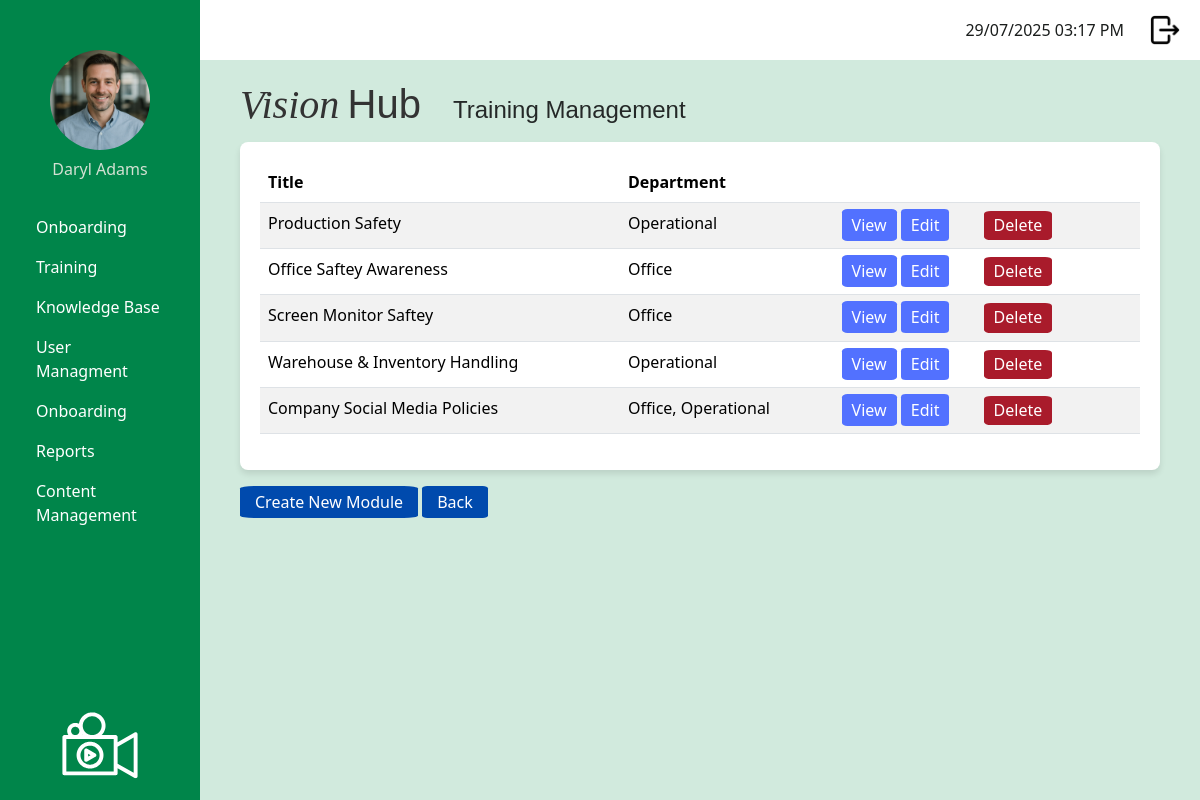
Page /admin/manage_training_modules (signed in) on the committed database.
### app/models.py (models this page shows, shortened)
class User(UserMixin, db.Model):
    __tablename__ = 'user'
    id: so.Mapped[int] = so.mapped_column(primary_key = True)
    username: so.Mapped[str] = so.mapped_column(
        sa.String(120),
        index = True,
        unique = True
    )
    first_name: so.Mapped[str] = so.mapped_column(
        sa.String(50),
        index = True
    )
    surname: so.Mapped[str] = so.mapped_column(
        sa.String(50),
        index = True
    )
    job_title: so.Mapped[str] = so.mapped_column(
        sa.String(50),
        index = True
    )
    password_hash: so.Mapped[str] = so.mapped_column(
        sa.String(256)
    )
    is_onboarding: so.Mapped[bool] = so.mapped_column(
        default = False   # Default: Not onboarding
    )
    dateStarted: so.Mapped[datetime] = so.mapped_column(
        index=True,
        default = lambda:
            datetime.now(timezone.utc)
    )
    google_email: so.Mapped[Optional[str]] = so.mapped_column(
        sa.String(120),
        unique = True,
        nullable = True
    )
    profile_photo: so.Mapped[Optional[str]] = so.mapped_column(
        sa.String(120),
        nullable = True,
        default = 'profileDefault.png'
    )
    manager_id: so.Mapped[Optional[int]] = so.mapped_column(
        sa.ForeignKey('user.id'),
        nullable = True
    )
    manager: so.Mapped[Optional['User']] = so.relationship(
        'User',
        remote_side=[id],
        back_populates = 'manages'
    )
    manages: so.Mapped[List['User']] = so.relationship(
        'User',
        back_populates = 'manager'
    )
    role_id: so.Mapped[int] = so.mapped_column(
        sa.ForeignKey('role.id')
    )
    role: so.Mapped['Role'] = so.relationship(
        'Role',
        back_populates = 'users'
    )
    department_id: so.Mapped[int] = so.mapped_column(
        sa.ForeignKey('department.id')
    )
    department: so.Mapped['Department'] = so.relationship(
        'Department',
        back_populates = 'users'
    )
    module_progress: so.Mapped[List['UserModuleProgress']] = so.relationship(
        'UserModuleProgress', back_populates = 'user'
    )
    onboarding_path_id: so.Mapped[int] = so.mapped_column(
        sa.ForeignKey('onboarding_path.id'),
        nullable = True
    )
    onboarding_path: so.Mapped['OnboardingPath'] = so.relationship(
        'OnboardingPath'
    )

class TrainingModule (db.Model):
    __tablename__ = 'training_module'
    id: so.Mapped[int] = so.mapped_column(primary_key=True)
    module_title: so.Mapped[str] = so.mapped_column(
        sa.String(150), index=True, unique=True
    )
    module_description: so.Mapped[str] = so.mapped_column(
        sa.Text, nullable=False
    )
    module_instructions: so.Mapped[str] = so.mapped_column(
        sa.Text, nullable=False
    )
    video_url: so.Mapped[str] = so.mapped_column(
        sa.String(300), nullable=True
    )
    active: so.Mapped[bool] = so.mapped_column(
        sa.Boolean, nullable=False, default=True
    )
    questions: so.Mapped[List['Question']] = so.relationship(
        'Question',
        back_populates = 'training_module',
        cascade = 'all, delete-orphan')
    user_progress: so.Mapped[List['UserModuleProgress']] = so.relationship(
        'UserModuleProgress',
        back_populates = 'training_module'
    )
    onboarding_steps: so.Mapped[List['OnboardingStep']] = so.relationship(
        'OnboardingStep',
        back_populates = 'training_module',
        cascade = 'all, delete-orphan'
        )

class OnboardingStep(db.Model):
    __tablename__ = 'onboarding_step'
    id: so.Mapped[int] = so.mapped_column(primary_key = True)
    step_name: so.Mapped[str] = so.mapped_column(
        sa.String(150),
        nullable = False
    )
    onboarding_path_id: so.Mapped[int] = so.mapped_column(
        sa.ForeignKey('onboarding_path.id'),
        nullable = False
    )
    path: so.Mapped['OnboardingPath'] = so.relationship(
        'OnboardingPath',
        back_populates = 'steps'
    )
    training_module_id: so.Mapped[int] = so.mapped_column(
        sa.ForeignKey('training_module.id'),
        nullable = True
    )
    training_module: so.Mapped['TrainingModule'] = so.relationship(
        'TrainingModule',
        back_populates = 'onboarding_steps'
    )

class OnboardingPath(db.Model):
    __tablename__ = 'onboarding_path'
    id: so.Mapped[int] = so.mapped_column(primary_key=True)
    path_name: so.Mapped[str] = so.mapped_column(
        sa.String(100),
        nullable=False,
        unique=True
    )
    steps: so.Mapped[List['OnboardingStep']] = so.relationship(
        'OnboardingStep',
        back_populates='path',
        cascade='all, delete-orphan'
    )

### app/admin/routes.py (the view)
@app.route('/admin/manage_training_modules', methods = ['GET'])
@login_required
def manage_training_modules():
    if current_user.role.role_name != "admin":
        return redirect(url_for('logout'))
    modules = TrainingModule.query.filter_by(active=True).all()
    return render_template(
        'admin/manage_training_modules.html',
        title = 'Manage Training Modules',
        modules = modules
    )

### app/models.py (called while the page is built)
@login.user_loader
def load_user(id):
    return db.session.get(User, int(id))

### app/templates/admin/manage_training_modules.html
{% extends "base.html" %}
{% block content %}
<div class="page-container">
    {% if modules %}
    <table class="table table-striped">
        <thead>
            <tr>
                <th>Title</th>
                <th>Department</th>
                <th></th>
            </tr>
        </thead>
        <tbody>
        {% for module in modules %}
            <tr>
                <td>{{ module.module_title }}</td>
                <td>
                    {% for step in module.onboarding_steps %}
                      {{ step.path.path_name|title }}{% if not loop.last %}, {% endif %}
                    {% endfor %}
                </td>
                <td>
                    <a href="{{ url_for('details_training_module', module_id=module.id) }}" class="royal-blue-button">View</a>
                    <a href="{{ url_for('edit_training_module', module_id=module.id) }}" class="royal-blue-button">Edit</a>
                    <form method="POST"
                        action="{{ url_for('delete_training_module', module_id=module.id) }}"
                        style="display:inline;"
                        onsubmit="return confirm('Are you sure you want to delete this module?');">
                        <button type="submit" class="warning-button">Delete</button>
                    </form>
                </td>
            </tr>
        {% endfor %}
        </tbody>
    </table>
    {% else %}
    <p>No training modules found.</p>
    {% endif %}
</div>
{% endblock %}
{% block specific_heading %}<h1 class = "page-title">Training Management</h1>{% endblock %}
{% block specific_buttons %}
<div class = "button-container-outside-table">
    <a href="{{ url_for('create_training_module') }}" class = "dark-blue-button">Create New Module</a>
    <a href="{{ url_for('admin_dashboard') }}" class = "dark-blue-button">Back</a>
</div>
{% endblock %}

### app/templates/base.html (shortened to what this page needs)
<!doctype html>
<html>
    <head>
            <link
            href="{{ url_for('static', filename='css/bootstrap.min.css') }}"
            rel="stylesheet"/>
            <link href="{{ url_for('static', filename='css/stylesheet.css') }}" rel="stylesheet"/>
        </head>
    <body>
         <div class="sidebar">
            <div class="profile-container">
                <form id="photoForm"
                    action="{{ url_for('update_profile_photo') }}"
                    method="POST"
                    enctype="multipart/form-data"
                    style="display:inline;">
                <img src="{{ url_for('static',
                                    filename='images/profilePhoto/'
                                        ~ (current_user.profile_photo or 'profileDefault.png')) }}"
                    id="profilePicture"
                    class="profilePicture"
                    alt="Click to change photo"
                    style="cursor:pointer; width:100px; height:100px;
                            object-fit:cover; border-radius:50%;">
                </form>
                <h5 class="profile-photo-text">{{ current_user.first_name|title }} {{ current_user.surname|title }}</h5>
            </div>
            <nav class="nav flex-column sideNavLink-container">
                {% if current_user.role.role_name == 'admin' %}
                    <a class="nav-link" href="#">Onboarding</a>
                    <a class="nav-link" href="{{ url_for('manage_training_modules') }}">Training</a>
                    <a class="nav-link" href="#">Knowledge Base</a>
                    <a class="nav-link" href="{{ url_for('manage_users') }}">User Managment</a>
                    <a class="nav-link" href="#">Onboarding</a>
                    <a class="nav-link" href="#">Reports</a>
                    <a class="nav-link" href="#">Content Management</a>
                    {% elif current_user.role.role_name == 'manager' %}
                    <a class="nav-link" href="#">Onboarding</a>
                    <a class="nav-link" href="#">Training</a>
                    <a class="nav-link" href="#">Reports</a>
                    {% elif current_user.role.role_name == 'staff' %}
                    <a class="nav-link" href="#">Onboarding</a>
                    <a class="nav-link" href="{{ url_for('training_dashboard') }}">Training</a>
                {% endif %}
            </nav>
            <img src="{{ url_for('static', filename='images/logoImageWhite.svg') }}" class="sidebarLogo">
        </div>
         <div class="top-bar">
            <div class="d-flex align-items-center">
                <span class="me-3" id="clock"></span>
                <a href="{{ url_for('logout') }}" class="logout-link">
                    <img src="{{ url_for('static', filename='images/logout.png') }}" class="logout-image">
                </a>
            </div>
        </div>
        <div class="logo-name-container">
            <h2 class="logo-text">
                <span class="logo-vision">Vision</span>
                <span class="logo-hub">Hub</span>
            </h2>
            {% block specific_heading %}{% endblock %}
        </div>
        <div class="content">
            {% block content %}
            {% endblock %}
        </div>
        <div class = "button-area">
            {% block specific_buttons %}{% endblock %}
        </div>
    </body>
</html>

### app/static/css/stylesheet.css (style rules this page uses)
body { color: #000000; background-color: #d1eadd ; }
.logo-name-container { display: flex; align-items: baseline; margin-left: 240px; margin-top: 20px; margin-bottom: 5px; gap: 2rem; color: #333; }
.logo-vision { font-family: 'Playfair Display', serif; font-weight: 450; font-style: italic; font-size: 2.5rem; }
.logo-hub { font-family: 'Montserrat', sans-serif; font-weight: 200; font-size: 2.5rem; margin-left: 0; }
.sidebar { background-color: #00854a; color: white; font-size: 1rem; font-weight: 400; height: 100vh; position: fixed; width: 200px; padding: 20px; display: flex; flex-direction: column; justify-content: space-between; text-align: left }
.profile-photo-text { font-size: 1rem; font-weight: 200; color: rgb(211, 225, 211); text-align: center; }
.sidebarLogo { max-width: 100%; width: 120px; height: auto; display: block; margin: 0 auto; margin-top: auto; }
.profilePicture { display: block; margin: 30px auto 10px auto; border-radius: 50%; width: 80px; height: 80px; object-fit: cover; }
.sideNavLink-container { margin-top: 20px; }
.nav-link { border-radius: 0.5rem; color: white; }
.top-bar { background-color: white; height: 60px; padding: 10px 20px; margin-left: 200px; display: flex; justify-content: flex-end; align-items: center; }
.logout-image { width: 30px; height: 30px; object-fit: cover; margin-left: 10px; }
#clock { color: #1a1d1c; margin-right: 20px; }
.royal-blue-button { background-color: #5271FF; color: white; padding: 5px 10px; border-radius: 10%; text-decoration: none; margin: auto; font-size: 1rem; line-height: 1.2; border: none; box-shadow: none; }
.warning-button { background-color: #a91b2b; color: white; padding: 5px 10px; border-radius: 10%; text-decoration: none; margin-left: 30px; border: none; box-shadow: none; font-size: 1rem; line-height: 1.2; }
.dark-blue-button { background-color: #004AAD; color: white; padding: 5px 15px; border-radius: 8%; text-decoration: none; margin: auto; font-size: 1rem; line-height: 1.2; border: none; box-shadow: none; }
.button-container-outside-table { display: inline-block; margin-top: 20px; margin-bottom: 10px; margin-left: 240px; }
.content { background-color: white; border-radius: 8px; margin-left: 240px; padding: 20px; box-shadow: 0 4px 6px rgba(0, 0, 0, 0.1); max-width: calc(100% - 240px - 40px); }
.page-title { font-family: 'Montserrat', sans-serif; font-size: 1.5rem; font-weight: 200; color: #242827; }

### rows in the picture
User: profile_photo (picture), first_name "Daryl", surname "Adams"
TrainingModule: module_title "Production Safety"
OnboardingStep: path.path_name "Operational"
TrainingModule: module_title "Office Saftey Awareness"
OnboardingStep: path.path_name "Office"
TrainingModule: module_title "Screen Monitor Saftey"
OnboardingStep: path.path_name "Office"
TrainingModule: module_title "Warehouse & Inventory Handling"
OnboardingStep: path.path_name "Operational"
TrainingModule: module_title "Company Social Media Policies"
OnboardingStep: path.path_name "Office"
OnboardingStep: path.path_name "Operational"
